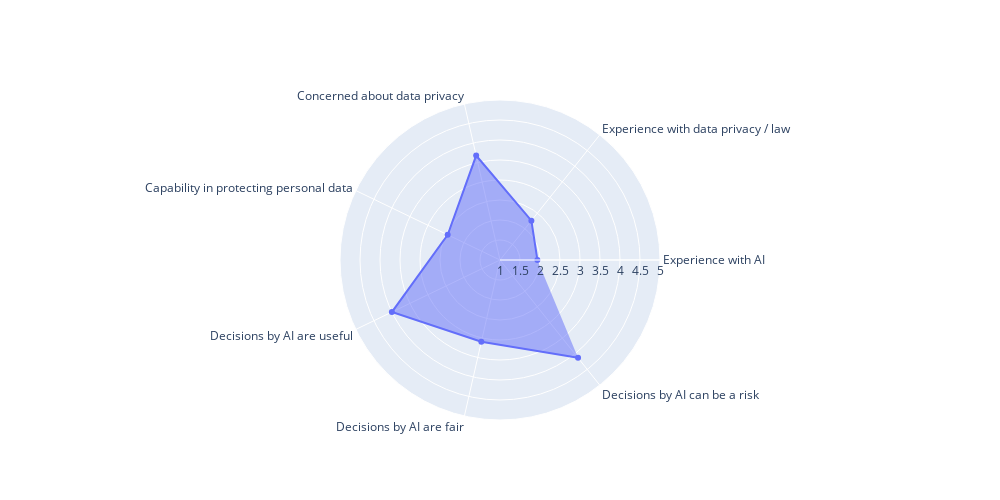

The notebook cell saved with this chart:
### Code cell
fig = go.Figure()

fig.add_trace(go.Scatterpolar(
    r=df_results.iloc[:, 5:12].mean(),
    theta=feature_names_demographic,
    fill='toself'
))

fig.update_layout(
        width = 1000, 
        height = 500,
        polar=dict(
        radialaxis=dict(
        visible=True,
        range=[1,5]
        ))
    )
                
fig.show()

# fig.write_image(fig_export_path+r"\demo_4.png", scale = 3)

### Figure 1 — Plotly figure (JSON) as saved in the notebook; plotly's stock layout.template omitted (floating-point values rounded to 4 significant figures)
{"data": [{"fill": "toself", "r": [1.935, 2.258, 3.677, 2.452, 4, 3.097, 4.129], "theta": ["Experience with AI", "Experience with data privacy / law", "Concerned about data privacy", "Capability in protecting personal data", "Decisions by AI are useful", "Decisions by AI are fair", "Decisions by AI can be a risk"], "type": "scatterpolar"}], "layout": {"height": 500, "polar": {"radialaxis": {"range": [1, 5], "visible": true}}, "width": 1000}}
